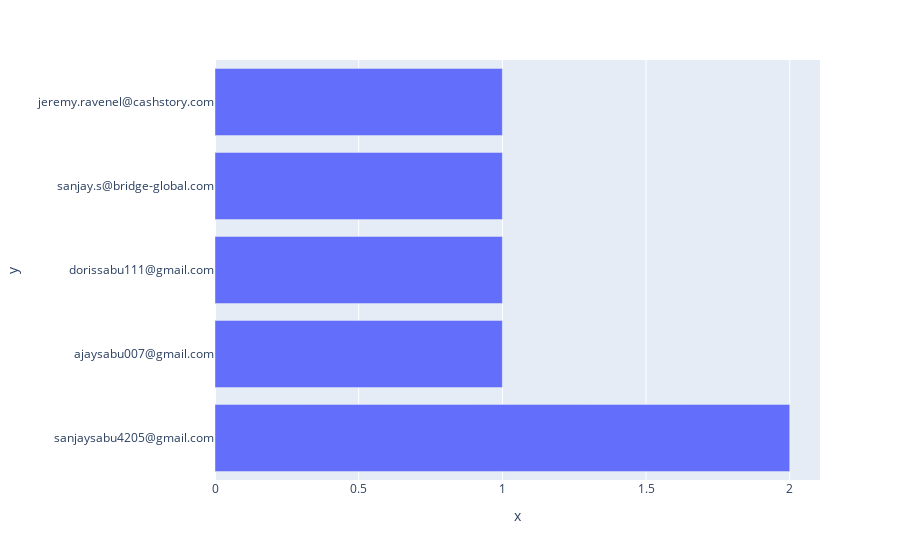

The notebook cell this image was saved under:
### Markdown cell above
## Email graph plot

### Code cell
import plotly.express as px
fig = px.bar(x=result['COUNT'], y=result['SENDER_EMAIL'], orientation='h')
fig.show()

### Figure 1 — Plotly figure (JSON) as saved in the notebook; plotly's stock layout.template omitted (floating-point values rounded to 4 significant figures)
{"data": [{"alignmentgroup": "True", "hovertemplate": "x=%{x}<br>y=%{y}<extra></extra>", "legendgroup": "", "marker": {"color": "#636efa"}, "name": "", "offsetgroup": "", "orientation": "h", "showlegend": false, "textposition": "auto", "type": "bar", "x": [2, 1, 1, 1, 1], "xaxis": "x", "y": ["sanjaysabu4205@gmail.com", "ajaysabu007@gmail.com", "dorissabu111@gmail.com", "sanjay.s@bridge-global.com", "jeremy.ravenel@cashstory.com"], "yaxis": "y"}], "layout": {"autosize": true, "barmode": "relative", "legend": {"tracegroupgap": 0}, "margin": {"t": 60}, "xaxis": {"anchor": "y", "autorange": true, "domain": [0, 1], "range": [0, 2.105], "title": {"text": "x"}, "type": "linear"}, "yaxis": {"anchor": "x", "autorange": true, "domain": [0, 1], "range": [-0.5, 4.5], "title": {"text": "y"}, "type": "category"}}}
